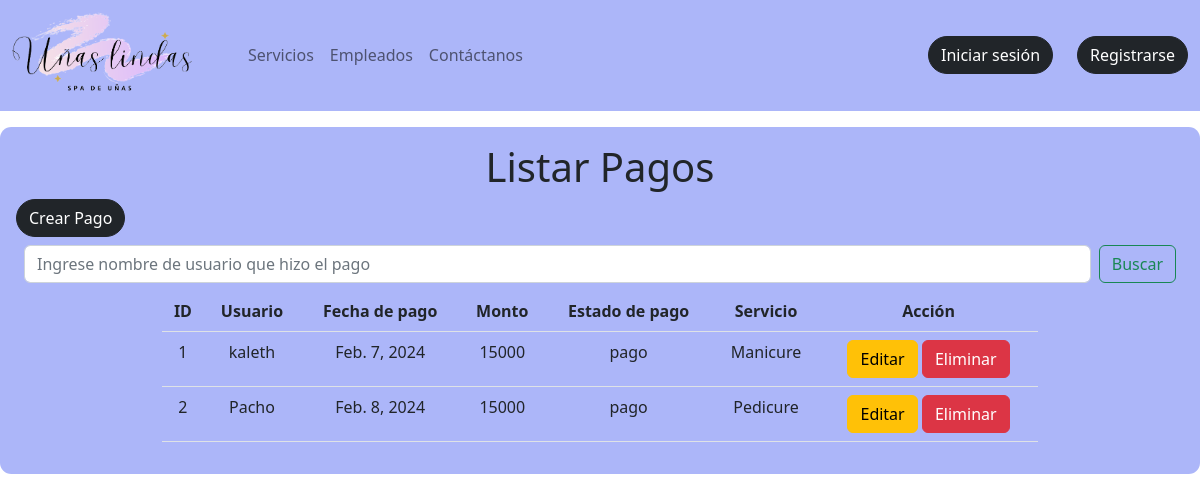
/listar_pago, run on the app's committed database.
### agenda/models.py (models this page shows, shortened)
class Pago(models.Model):
    idPago=models.BigAutoField(unique=True,primary_key=True)
    idUsuario=models.ForeignKey(Usuario, on_delete=models.CASCADE)
    fechaPago=models.DateField()
    monto=models.CharField(max_length=50)
    estadoPago=models.CharField(max_length=50)
    servicio=models.ForeignKey(Servicio,on_delete=models.CASCADE)

class Usuario(models.Model):
    ROLES=(
        (1,"Administrador"),
        (2,"Empleado"),
        (3,"Usuario")
    )
    idUsuario=models.BigAutoField(primary_key=True,blank=True)
    nombre=models.CharField(max_length=50)
    apellido=models.CharField(max_length=50)
    contacto=models.CharField(max_length=50)
    email=models.CharField(max_length=50,unique=True)
    nombreUsuario=models.CharField(max_length=50,unique=True)
    contrasena=models.CharField(max_length=128)  # Cambiado a 128 para almacenar hash seguro
    rol=models.IntegerField(choices=ROLES,default=3)
    password_reset_token = models.CharField(max_length=100, null=True, blank=True)
    def __str__(self):
        return f"{self.nombre}"

class Servicio(models.Model):
    idServicio=models.BigAutoField(unique=True,primary_key=True)
    nombre=models.CharField(max_length=50)
    duracion=models.CharField(max_length=50)
    descripcion=models.CharField(max_length=240)
    precio=models.CharField(max_length=50)
    disponibilidad=models.CharField(max_length=50)
    def __str__(self):
        return f"{self.nombre}"

### agenda/views.py (the view)
# urls.py: path('listar_pago',listar_pagos,name="listar_pago"),
def listar_pagos(request):
    pago=Pago.objects.all()
    contex={"data":pago}
    return render(request, 'agenda/pagos/listar_pago.html',contex)

### agenda/templates/agenda/pagos/listar_pago.html (shortened to what this page needs)
{% extends 'agenda/base.html' %}
{% load static %}
{% block contenedor %}
<section class="container mt-3 mb-3 p-3" style="background-color: #ACB6F9; max-width: 1400px; border-radius: 0.3cm;">
  <h1 class="text-center">Listar Pagos</h1>
  <a class="btn btn-dark rounded-pill" href="{% url 'form_pagos' %}" class="text-white">Crear Pago</a>
  <form class="d-flex m-2" role="search" method="post" action="{% url 'buscar_pago' %}">
    <input class="form-control me-2" type="search" placeholder="Ingrese nombre de usuario que hizo el pago" aria-label="Search" name="buscarpago">
    <button class="btn btn-outline-success" type="submit">Buscar</button>
  </form>
  {% if data %}
  <table class="table w-75 mx-auto text-center">
    <thead>
        <tr>
            <th>ID</th>
            <th>Usuario</th>
            <th>Fecha de pago</th>
            <th>Monto</th>
            <th>Estado de pago</th>
            <th>Servicio</th>
            <th>Acción</th>
        </tr>
    </thead>
    <tbody>
        {% for i in data %}
        <tr>
            <td>{{i.idPago}}</td>
            <td>{{i.idUsuario}}</td>
            <td>{{i.fechaPago}}</td>
            <td>{{i.monto}}</td>
            <td>{{i.estadoPago}}</td>
            <td>{{i.servicio}}</td>
            <td>
                <a class="btn btn-warning" href="{% url 'editar_pagos' i.idPago %}" class="text-white">Editar</a>
                <a class="btn btn-danger" onclick="return confirm('¿Estás seguro de eliminar?')" href="{% url 'eliminar_pagos' i.idPago %}" class="text-white">Eliminar</a>
            </td>
        </tr>
        {% endfor %}
    </tbody>
  </table>
  {% else %}
  <p class="text-center">No hay registros</p>
  {% endif %}
</section>
{% endblock %}

### data on the page
Pago: idPago "1", idUsuario "kaleth", fechaPago "Feb. 7, 2024", monto "15000", estadoPago "pago", servicio "Manicure"
Pago: idPago "2", idUsuario "Pacho", fechaPago "Feb. 8, 2024", monto "15000", estadoPago "pago", servicio "Pedicure"
